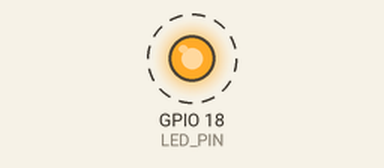
A program run on a simulated Raspberry Pi (BCM pin numbers). Shown: output pins drawn as LEDs (lit = HIGH). Dashed ring = blinking. What the program prints to the terminal is not drawn.

Above: at 0.5 s.
Timing chart, 0 to 4.6 s (numbered marks = the images above):
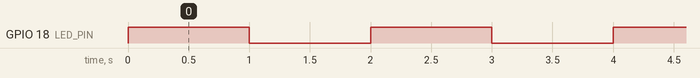

The program:

hardware_test.py
```python
import RPi.GPIO as GPIO
import time

# Setup
LED_PIN = 18
GPIO.setmode(GPIO.BCM)  # Use BCM numbering (matches 'pinout' command)
GPIO.setup(LED_PIN, GPIO.OUT)

print(f"Blinking LED on GPIO {LED_PIN} (Press CTRL+C to stop)")

try:
    while True:
        # Turn LED ON
        GPIO.output(LED_PIN, GPIO.HIGH)
        print("LED ON")
        time.sleep(1)

        # Turn LED OFF
        GPIO.output(LED_PIN, GPIO.LOW)
        print("LED OFF")
        time.sleep(1)

except KeyboardInterrupt:
    # Clean up GPIO on CTRL+C exit
    print("\nExiting and cleaning up GPIO...")
    GPIO.cleanup()
```

Measured:
- by itself, GPIO 18 (LED_PIN): alternates HIGH for 1.0 s and LOW for 1.0 s
